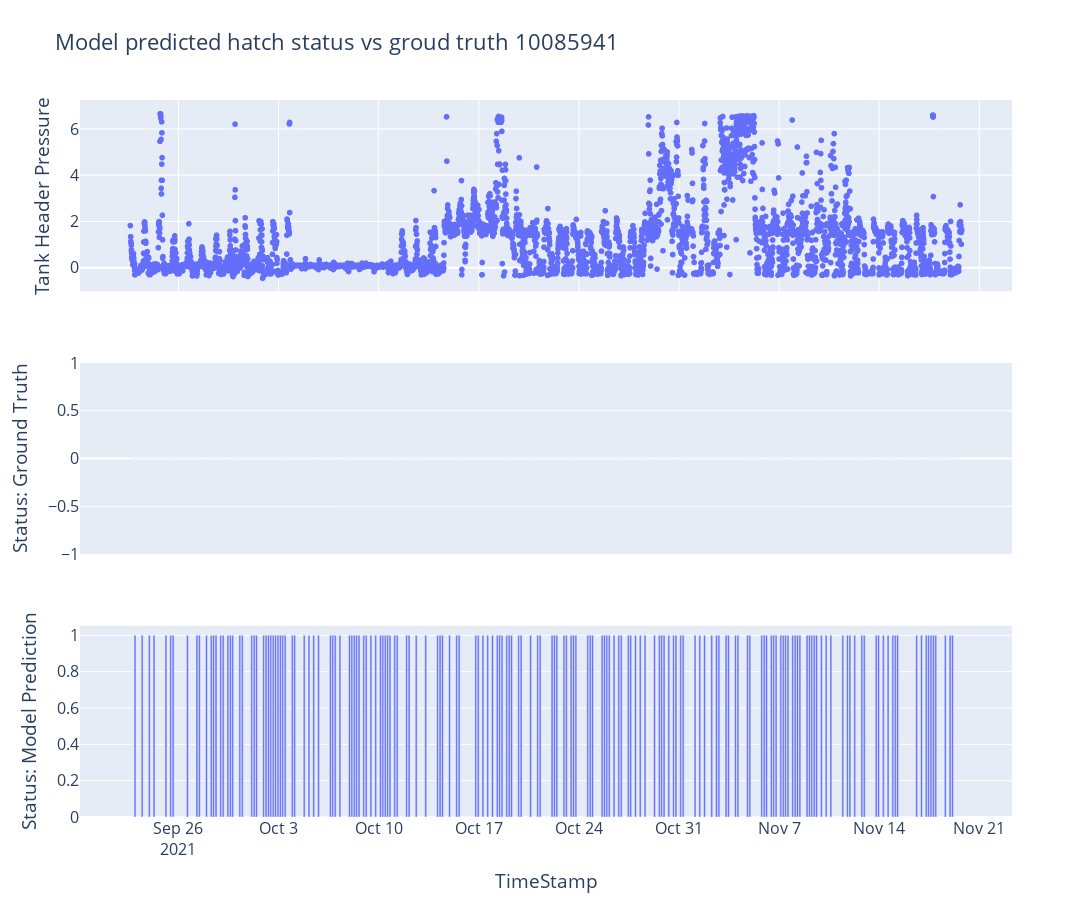

Source (notebook cell):
### Code cell
from utils import plot_prediction_validation

fig = plot_prediction_validation(df, df_pred, facility_id)
#fig.write_image(f'results/challenge_2/prediction_validation_{facility_id}.png')
fig.show()

### Figure 1 — Plotly figure (JSON) as saved in the notebook; plotly's stock layout.template omitted (floating-point values rounded to 4 significant figures; data arrays with more than 128 entries replaced by an {"elided": "..."} marker saying what was removed)
{"data": [{"hovertemplate": "timestamp=%{x}<br>pressure_osi=%{y}<extra></extra>", "legendgroup": "", "marker": {"color": "#636efa", "symbol": "circle"}, "mode": "markers", "name": "", "showlegend": false, "type": "scattergl", "x": {"elided": "5261 str values"}, "xaxis": "x", "y": {"elided": "5261 float values"}, "yaxis": "y"}, {"alignmentgroup": "True", "hovertemplate": "TimeStamp=%{x}<br>Status_Truth=%{y}<extra></extra>", "legendgroup": "", "marker": {"color": "#636efa", "pattern": {"shape": ""}}, "name": "", "offsetgroup": "", "orientation": "v", "showlegend": false, "textposition": "auto", "type": "bar", "x": {"elided": "347 str values"}, "xaxis": "x2", "y": {"elided": "347 int values"}, "yaxis": "y2"}, {"alignmentgroup": "True", "hovertemplate": "TimeStamp=%{x}<br>Status_Predicted=%{y}<extra></extra>", "legendgroup": "", "marker": {"color": "#636efa", "pattern": {"shape": ""}}, "name": "", "offsetgroup": "", "orientation": "v", "showlegend": false, "textposition": "auto", "type": "bar", "x": {"elided": "347 str values"}, "xaxis": "x3", "y": {"elided": "347 int values"}, "yaxis": "y3"}], "layout": {"font": {"size": 16}, "height": 900, "title": {"text": "Model predicted hatch status vs groud truth 10085941"}, "width": 1600, "xaxis": {"anchor": "y", "domain": [0, 1], "matches": "x3", "showticklabels": false}, "xaxis2": {"anchor": "y2", "domain": [0, 1], "matches": "x3", "showticklabels": false}, "xaxis3": {"anchor": "y3", "domain": [0, 1], "title": {"text": "TimeStamp"}}, "yaxis": {"anchor": "x", "domain": [0.7333, 1], "title": {"text": "Tank Header Pressure"}}, "yaxis2": {"anchor": "x2", "domain": [0.3667, 0.6333], "title": {"text": "Status: Ground Truth"}}, "yaxis3": {"anchor": "x3", "domain": [0, 0.2667], "title": {"text": "Status: Model Prediction"}}}}
